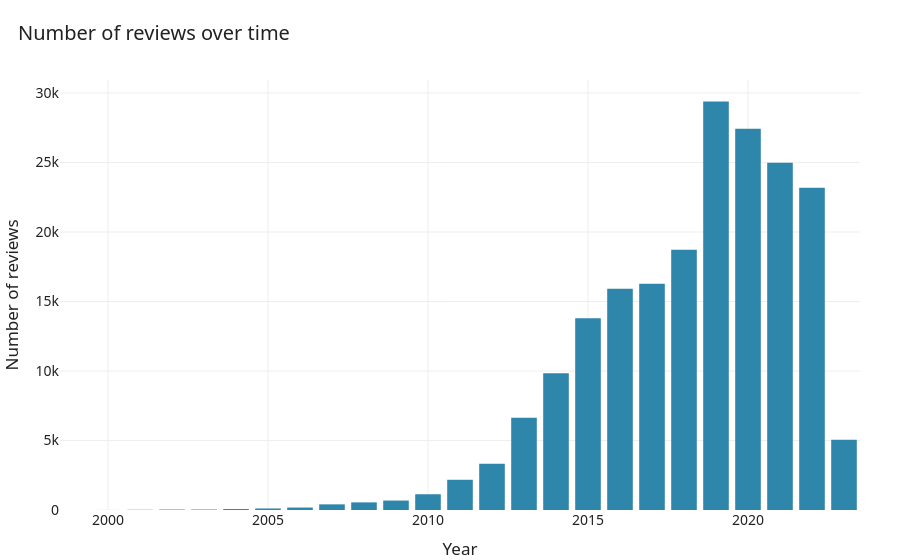

The notebook cell this image was saved under:
### Markdown cell above
## 5. Reviews over time

How the number of reviews grew, how the average rating changed, and whether there is seasonality.
The slider under the average-rating chart lets you zoom into selected years.

### Code cell
per_year = df.groupby(df["timestamp"].dt.year).size().reset_index(name="count")
per_year.columns = ["year", "count"]
fig = px.bar(per_year, x="year", y="count", title="Number of reviews over time",
             labels={"year": "Year", "count": "Number of reviews"})
fig.update_traces(marker_color=NAVY)
fig.show()

### Figure 1 — Plotly figure (JSON) as saved in the notebook; plotly's stock layout.template omitted (floating-point values rounded to 4 significant figures)
{"data": [{"hovertemplate": "Year=%{x}<br>Number of reviews=%{y}<extra></extra>", "legendgroup": "", "marker": {"color": "#2E86AB", "pattern": {"shape": ""}}, "name": "", "orientation": "v", "showlegend": false, "textposition": "auto", "type": "bar", "x": [1999, 2000, 2001, 2002, 2003, 2004, 2005, 2006, 2007, 2008, 2009, 2010, 2011, 2012, 2013, 2014, 2015, 2016, 2017, 2018, 2019, 2020, 2021, 2022, 2023], "xaxis": "x", "y": [1, 3, 16, 32, 33, 71, 111, 178, 406, 548, 680, 1133, 2174, 3328, 6639, 9841, 13805, 15912, 16276, 18723, 29391, 27432, 24989, 23186, 5046], "yaxis": "y"}], "layout": {"barmode": "relative", "legend": {"tracegroupgap": 0}, "title": {"text": "Number of reviews over time"}, "xaxis": {"anchor": "y", "domain": [0, 1], "title": {"text": "Year"}}, "yaxis": {"anchor": "x", "domain": [0, 1], "title": {"text": "Number of reviews"}}}}
